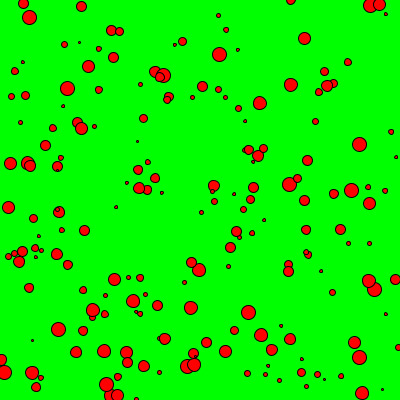
Frame 1 (no input)
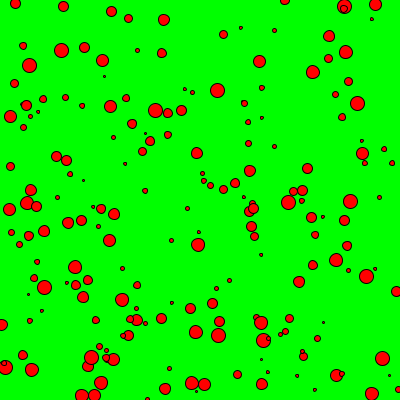
Frame 60 (the mouse pressed at the canvas centre just before this capture)
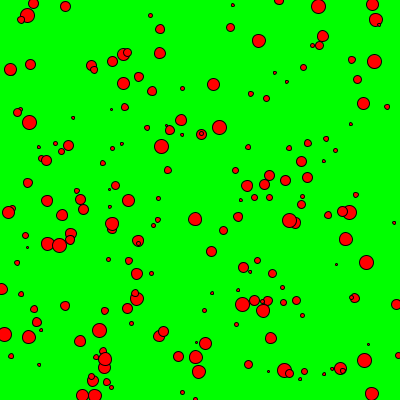
Frame 120 (the mouse held since frame 60 and released just before this capture)

The Processing sketch that drew these frames (run headless with seeded random() and noise(); from frame 60 on, the mouse is pressed at the canvas centre):

// Processing sketch: array_of_balls
// ── array_of_balls.pde
Ball[] balls = new Ball[200];

void setup() {
size(400, 400);
fill (255, 0, 0);
for (int i = 0; i < balls.length; i++) {
  balls[i] = new Ball(random(400), random(height), random(-1, 1), 
    random(-1, 1), int(random(5, 30)));
}
}

void draw() {
background(0, 255, 0);
for (int i=0; i< balls.length; i++) {
  balls[i].update();
  for (int other = 0; other < balls.length; other++) {
    if (other != i && balls[i].collidedWithBall(balls[other])) {
      balls[i].reverseX();
      balls[other].reverseX();
    }
  }
}
}
// ── Ball_Class.pde
class Ball {
  float x, y, xVel, yVel;
  int diam;

  Ball (float xStart, float yStart, float xV, float yV, int diameter) {
    x = xStart;
    y = yStart;
    xVel = xV;
    yVel = yV;
    diam = diameter;
  }

  void update() {

    // if hits ground or ceiling reverse velocity
    if (y > height - diam/2 || y < diam/2) {
      yVel = -yVel;
    }

    if (x > width-diam/2 || x < diam/2) {
      xVel = -xVel;
    }

    // adjust position based on velocity
    y = y + yVel;
    x = x + xVel;

    ellipse(x, y, diam/2, diam/2);
  }

  void reverseX() {
    xVel = - xVel;
  }

  boolean collidedWithBall(Ball other) {
    return (dist(x, y, other.x, other.y) <= (other.diam+this.diam)/2);
  }
}
